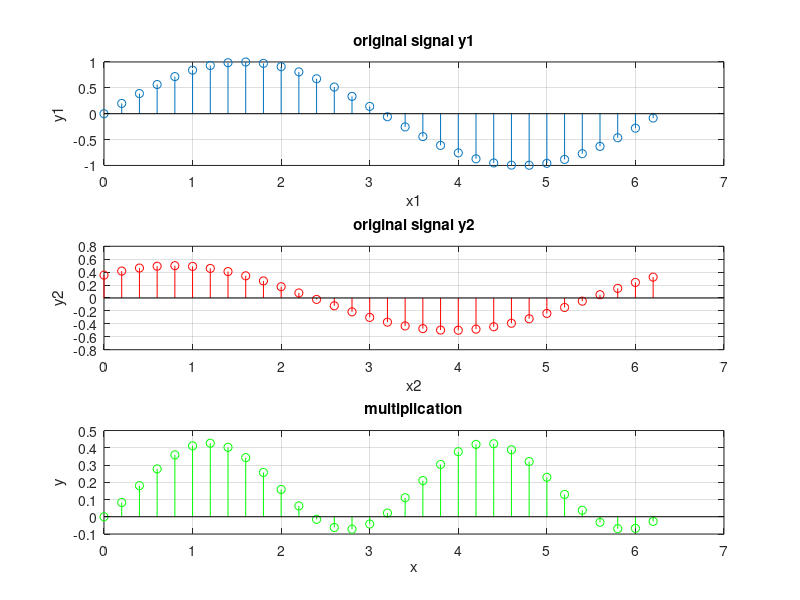

Write the MATLAB code that produced this figure.

clear all;
close all;
clc;


x1 = 0:0.2:2*pi;
x2 = 0:0.2:2*pi;
x = 0:0.2:2*pi;

y1 = sin(x1);
y2 = 0.5 * cos(x2 - (pi/4));
y = y1.*y2;

subplot(3,1,1);
stem(x1,y1);
xlabel('x1');
ylabel('y1');
title('original signal y1');
grid on;

subplot(3,1,2);
stem(x2,y2,'r');
xlabel('x2');
ylabel('y2');
title('original signal y2');
grid on;

subplot(3,1,3);
stem(x,y,'g');
xlabel('x');
ylabel('y');
title('multiplication');
grid on;




